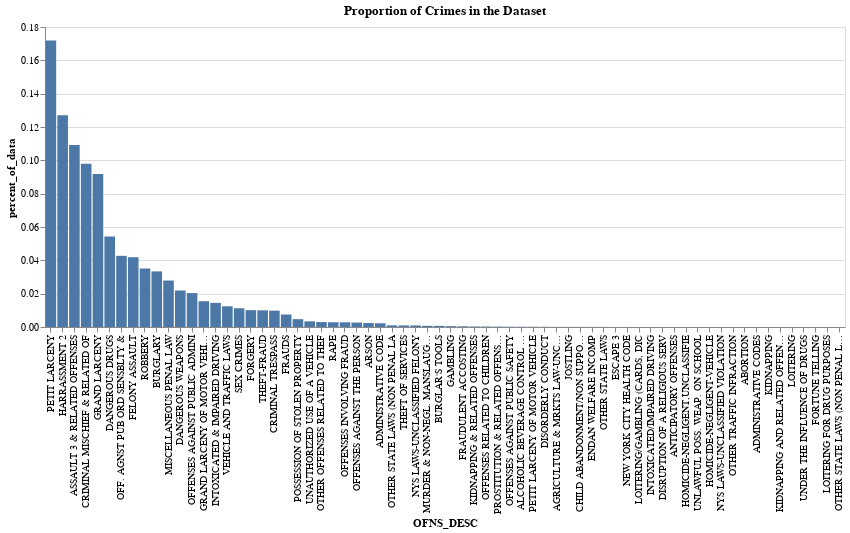

The cell this chart's notebook holds for it:
### Markdown cell above
Looking at the original raw dataset, we can see that 63% of the data is made up of 6 types of crimes:  Petit Larceny, Harrassment 2, Assault 3 & Related Offenses, Criminal Mischief & Related Offenses, Grand Larceny, and Dangerous Drugs.

### Code cell
totalRecords = 1048575
df_crime_prop = df.groupby(['OFNS_DESC']).agg(count_cmplnt=('CMPLNT_NUM','count')).reset_index()
df_crime_prop['percent_of_data'] = df_crime_prop['count_cmplnt']/totalRecords

alt.Chart(df_crime_prop).mark_bar().encode(
  x = alt.Y('OFNS_DESC:N', sort='-y'),
  y='percent_of_data:Q',
  tooltip = ['OFNS_DESC', 'percent_of_data']
).properties(width = 800, height = 300, title="Proportion of Crimes in the Dataset")

### Figure 1 — Vega-Lite specification as saved in the notebook (floating-point values rounded to 4 significant figures)
{"config": {"view": {"continuousWidth": 400, "continuousHeight": 300}}, "data": {"name": "data-da5f14f0964aaf3f703efee9e0a59c85"}, "mark": "bar", "encoding": {"tooltip": [{"type": "nominal", "field": "OFNS_DESC"}, {"type": "quantitative", "field": "percent_of_data"}], "x": {"type": "nominal", "field": "OFNS_DESC", "sort": "-y"}, "y": {"type": "quantitative", "field": "percent_of_data"}}, "height": 300, "title": "Proportion of Crimes in the Dataset", "width": 800, "$schema": "https://vega.github.io/schema/vega-lite/v4.8.1.json", "datasets": {"data-da5f14f0964aaf3f703efee9e0a59c85": [{"OFNS_DESC": "ABORTION", "count_cmplnt": 2, "percent_of_data": 1.907e-06}, {"OFNS_DESC": "ADMINISTRATIVE CODE", "count_cmplnt": 2335, "percent_of_data": 0.002227}, {"OFNS_DESC": "ADMINISTRATIVE CODES", "count_cmplnt": 2, "percent_of_data": 1.907e-06}, {"OFNS_DESC": "AGRICULTURE & MRKTS LAW-UNCLASSIFIED", "count_cmplnt": 83, "percent_of_data": 7.916e-05}, {"OFNS_DESC": "ALCOHOLIC BEVERAGE CONTROL LAW", "count_cmplnt": 161, "percent_of_data": 0.0001535}, {"OFNS_DESC": "ANTICIPATORY OFFENSES", "count_cmplnt": 9, "percent_of_data": 8.583e-06}, {"OFNS_DESC": "ARSON", "count_cmplnt": 2472, "percent_of_data": 0.002357}, {"OFNS_DESC": "ASSAULT 3 & RELATED OFFENSES", "count_cmplnt": 114430, "percent_of_data": 0.1091}, {"OFNS_DESC": "BURGLAR'S TOOLS", "count_cmplnt": 716, "percent_of_data": 0.0006828}, {"OFNS_DESC": "BURGLARY", "count_cmplnt": 34994, "percent_of_data": 0.03337}, {"OFNS_DESC": "CHILD ABANDONMENT/NON SUPPORT", "count_cmplnt": 61, "percent_of_data": 5.817e-05}, {"OFNS_DESC": "CRIMINAL MISCHIEF & RELATED OF", "count_cmplnt": 102771, "percent_of_data": 0.09801}, {"OFNS_DESC": "CRIMINAL TRESPASS", "count_cmplnt": 10292, "percent_of_data": 0.009815}, {"OFNS_DESC": "DANGEROUS DRUGS", "count_cmplnt": 56868, "percent_of_data": 0.05423}, {"OFNS_DESC": "DANGEROUS WEAPONS", "count_cmplnt": 22953, "percent_of_data": 0.02189}, {"OFNS_DESC": "DISORDERLY CONDUCT", "count_cmplnt": 123, "percent_of_data": 0.0001173}, {"OFNS_DESC": "DISRUPTION OF A RELIGIOUS SERV", "count_cmplnt": 13, "percent_of_data": 1.24e-05}, {"OFNS_DESC": "ENDAN WELFARE INCOMP", "count_cmplnt": 52, "percent_of_data": 4.959e-05}, {"OFNS_DESC": "ESCAPE 3", "count_cmplnt": 25, "percent_of_data": 2.384e-05}, {"OFNS_DESC": "FELONY ASSAULT", "count_cmplnt": 43921, "percent_of_data": 0.04189}, {"OFNS_DESC": "FORGERY", "count_cmplnt": 10591, "percent_of_data": 0.0101}, {"OFNS_DESC": "FORTUNE TELLING", "count_cmplnt": 1, "percent_of_data": 9.537e-07}, {"OFNS_DESC": "FRAUDS", "count_cmplnt": 7861, "percent_of_data": 0.007497}, {"OFNS_DESC": "FRAUDULENT ACCOSTING", "count_cmplnt": 455, "percent_of_data": 0.0004339}, {"OFNS_DESC": "GAMBLING", "count_cmplnt": 545, "percent_of_data": 0.0005198}, {"OFNS_DESC": "GRAND LARCENY", "count_cmplnt": 96232, "percent_of_data": 0.09177}, {"OFNS_DESC": "GRAND LARCENY OF MOTOR VEHICLE", "count_cmplnt": 16223, "percent_of_data": 0.01547}, {"OFNS_DESC": "HARRASSMENT 2", "count_cmplnt": 133179, "percent_of_data": 0.127}, {"OFNS_DESC": "HOMICIDE-NEGLIGENT,UNCLASSIFIE", "count_cmplnt": 8, "percent_of_data": 7.629e-06}, {"OFNS_DESC": "HOMICIDE-NEGLIGENT-VEHICLE", "count_cmplnt": 7, "percent_of_data": 6.676e-06}, {"OFNS_DESC": "INTOXICATED & IMPAIRED DRIVING", "count_cmplnt": 15169, "percent_of_data": 0.01447}, {"OFNS_DESC": "INTOXICATED/IMPAIRED DRIVING", "count_cmplnt": 18, "percent_of_data": 1.717e-05}, {"OFNS_DESC": "JOSTLING", "count_cmplnt": 80, "percent_of_data": 7.629e-05}, {"OFNS_DESC": "KIDNAPPING", "count_cmplnt": 2, "percent_of_data": 1.907e-06}, {"OFNS_DESC": "KIDNAPPING & RELATED OFFENSES", "count_cmplnt": 332, "percent_of_data": 0.0003166}, {"OFNS_DESC": "KIDNAPPING AND RELATED OFFENSES", "count_cmplnt": 2, "percent_of_data": 1.907e-06}, {"OFNS_DESC": "LOITERING", "count_cmplnt": 2, "percent_of_data": 1.907e-06}, {"OFNS_DESC": "LOITERING FOR DRUG PURPOSES", "count_cmplnt": 1, "percent_of_data": 9.537e-07}, {"OFNS_DESC": "LOITERING/GAMBLING (CARDS, DIC", "count_cmplnt": 19, "percent_of_data": 1.812e-05}, {"OFNS_DESC": "MISCELLANEOUS PENAL LAW", "count_cmplnt": 29221, "percent_of_data": 0.02787}, {"OFNS_DESC": "MURDER & NON-NEGL. MANSLAUGHTER", "count_cmplnt": 733, "percent_of_data": 0.000699}, {"OFNS_DESC": "NEW YORK CITY HEALTH CODE", "count_cmplnt": 25, "percent_of_data": 2.384e-05}, {"OFNS_DESC": "NYS LAWS-UNCLASSIFIED FELONY", "count_cmplnt": 958, "percent_of_data": 0.0009136}, {"OFNS_DESC": "NYS LAWS-UNCLASSIFIED VIOLATION", "count_cmplnt": 6, "percent_of_data": 5.722e-06}, {"OFNS_DESC": "OFF. AGNST PUB ORD SENSBLTY &", "count_cmplnt": 44772, "percent_of_data": 0.0427}, {"OFNS_DESC": "OFFENSES AGAINST PUBLIC ADMINI", "count_cmplnt": 21353, "percent_of_data": 0.02036}, {"OFNS_DESC": "OFFENSES AGAINST PUBLIC SAFETY", "count_cmplnt": 184, "percent_of_data": 0.0001755}, {"OFNS_DESC": "OFFENSES AGAINST THE PERSON", "count_cmplnt": 2804, "percent_of_data": 0.002674}, {"OFNS_DESC": "OFFENSES INVOLVING FRAUD", "count_cmplnt": 2966, "percent_of_data": 0.002829}, {"OFNS_DESC": "OFFENSES RELATED TO CHILDREN", "count_cmplnt": 303, "percent_of_data": 0.000289}, {"OFNS_DESC": "OTHER OFFENSES RELATED TO THEF", "count_cmplnt": 3081, "percent_of_data": 0.002938}, {"OFNS_DESC": "OTHER STATE LAWS", "count_cmplnt": 31, "percent_of_data": 2.956e-05}, {"OFNS_DESC": "OTHER STATE LAWS (NON PENAL LA", "count_cmplnt": 1035, "percent_of_data": 0.0009871}, {"OFNS_DESC": "OTHER STATE LAWS (NON PENAL LAW)", "count_cmplnt": 1, "percent_of_data": 9.537e-07}, {"OFNS_DESC": "OTHER TRAFFIC INFRACTION", "count_cmplnt": 3, "percent_of_data": 2.861e-06}, {"OFNS_DESC": "PETIT LARCENY", "count_cmplnt": 180246, "percent_of_data": 0.1719}, {"OFNS_DESC": "PETIT LARCENY OF MOTOR VEHICLE", "count_cmplnt": 156, "percent_of_data": 0.0001488}, {"OFNS_DESC": "POSSESSION OF STOLEN PROPERTY", "count_cmplnt": 4928, "percent_of_data": 0.0047}, {"OFNS_DESC": "PROSTITUTION & RELATED OFFENSES", "count_cmplnt": 240, "percent_of_data": 0.0002289}, {"OFNS_DESC": "RAPE", "count_cmplnt": 2978, "percent_of_data": 0.00284}, {"OFNS_DESC": "ROBBERY", "count_cmplnt": 36801, "percent_of_data": 0.0351}, {"OFNS_DESC": "SEX CRIMES", "count_cmplnt": 11780, "percent_of_data": 0.01123}, {"OFNS_DESC": "THEFT OF SERVICES", "count_cmplnt": 993, "percent_of_data": 0.000947}, {"OFNS_DESC": "THEFT-FRAUD", "count_cmplnt": 10472, "percent_of_data": 0.009987}, {"OFNS_DESC": "UNAUTHORIZED USE OF A VEHICLE", "count_cmplnt": 3555, "percent_of_data": 0.00339}, {"OFNS_DESC": "UNDER THE INFLUENCE OF DRUGS", "count_cmplnt": 2, "percent_of_data": 1.907e-06}, {"OFNS_DESC": "UNLAWFUL POSS. WEAP. ON SCHOOL", "count_cmplnt": 8, "percent_of_data": 7.629e-06}, {"OFNS_DESC": "VEHICLE AND TRAFFIC LAWS", "count_cmplnt": 13050, "percent_of_data": 0.01245}]}}
